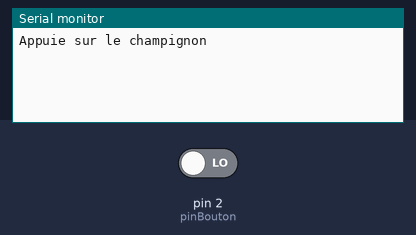
Simulated run of this sketch. Board: Arduino Uno, built with avr-gcc and run on an emulated ATmega328P. On the bench: the last lines printed to the serial monitor. Inputs (shaded band) come from the test bench; at power-on: pin 2 (pinBouton) LOW.

Above: at 1.2 s.
1.3 s: pin 2 (pinBouton) driven HIGH
At 1.9 s:
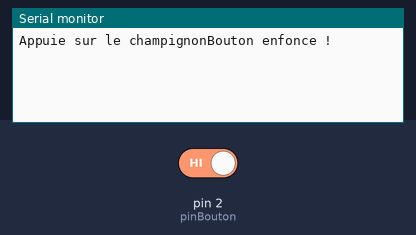
2.8 s: pin 2 (pinBouton) driven LOW
At 4.3 s:
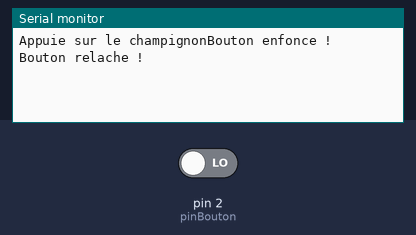

Measured:
- after the input at 1.3 s, the serial monitor: prints a new line at once (image 1)
- after the input at 2.8 s, the serial monitor: prints a new line at once (image 2)

The sketch:

sketch_jan31d.ino
```cpp
int pinBouton = 2;
int etatBouton;
int lecture1, lecture2;

void changeEtatBouton( int nouvelEtat ){
if( nouvelEtat == LOW ) {
  Serial.print( "Bouton relache !\n" ); }
else {
  Serial.print( "Bouton enfonce !\n" );}
etatBouton=nouvelEtat;
}


void setup() {
  // put your setup code here, to run once:
pinMode(pinBouton, INPUT);
etatBouton=digitalRead( pinBouton );

Serial.begin(9600);
Serial.print("Appuie sur le champignon");

}

void loop() {
  // put your main code here, to run repeatedly:


lecture1=digitalRead(pinBouton);
delay(10);
lecture2=digitalRead(pinBouton);

// changement d'état ?   
if( (lecture1==lecture2) && (lecture1 != etatBouton) ) {
  changeEtatBouton(lecture1);
}


}
```
